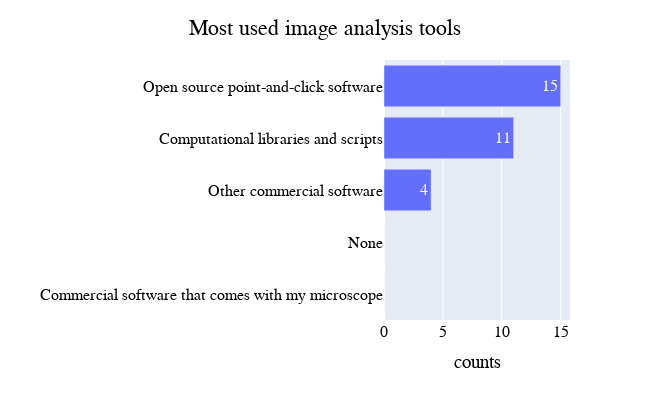

Write notebook code for a chart like this one.
### Markdown cell above
ii) Most used image analysis tools

### Code cell
#creating a subset of the dataframe
# Input - Specifc column in a the dataframe
df = data.iloc[:, 41].dropna(how='all')
df = pd.DataFrame(df)

#using the following instead of the value counts since the legends couldn't be shortened 
df['Commercial software that comes with my microscope'] = df['What image analysis tools do you use the most?.1'].apply(lambda x:True if x == 'Commercial software that comes with my microscope (AutoMET, Gatan DigitalMicrograph. Aztec, etc)' else False)
df['Other commercial software'] = df['What image analysis tools do you use the most?.1'].apply(lambda x: True if x == 'Other commercial software (Avizo, Imaris, Volocity, etc)' else False)
df['Open source point-and-click software'] = df['What image analysis tools do you use the most?.1'].apply(lambda x: True if x == 'Open source point-and-click software (ImageJ, FIJI, Gwyddion, etc)'else False)
df['Computational libraries and scripts'] = df['What image analysis tools do you use the most?.1'].apply(lambda x:True if x == 'Computational libraries and scripts (python (scikit-image), MATLAB, etc)' else False)
df['None'] = df['What image analysis tools do you use the most?.1'].apply(lambda x:True if x == 'None' else False)
df_subset = df.iloc[:, 1:6]
counts_tools_df = pd.DataFrame(df_subset.sum())
counts_tools_df = counts_tools_df.reset_index()
counts_tools_df = counts_tools_df.rename(columns={'index':'tools', 0:'counts'})
counts_tools_df

# Bar chart for the mostly used image analysis tools
counts_tools_bar = px.bar(counts_tools_df, y=counts_tools_df['tools'], x=counts_tools_df['counts'],labels ={'tools':''}, orientation ='h', width=650, height=400, text_auto=True)
counts_tools_bar.update_layout(font=dict(family='Helvetica', color="Black", size=16), legend=dict(title_font_family = 'Helvetica', font=dict(size=16, color="Black")))
counts_tools_bar.update_yaxes(categoryorder='total ascending')
counts_tools_bar.update_layout(title='Most used image analysis tools', title_x=0.5,title_y = 0.95)

### Figure 1 — Plotly figure (JSON) as saved in the notebook; plotly's stock layout.template omitted (floating-point values rounded to 4 significant figures)
{"data": [{"alignmentgroup": "True", "hovertemplate": "counts=%{x}<br>=%{y}<extra></extra>", "legendgroup": "", "marker": {"color": "#636efa", "pattern": {"shape": ""}}, "name": "", "offsetgroup": "", "orientation": "h", "showlegend": false, "textposition": "auto", "texttemplate": "%{x}", "type": "bar", "x": [0, 4, 15, 11, 0], "xaxis": "x", "y": ["Commercial software that comes with my microscope", "Other commercial software", "Open source point-and-click software", "Computational libraries and scripts", "None"], "yaxis": "y"}], "layout": {"barmode": "relative", "font": {"color": "Black", "family": "Helvetica", "size": 16}, "height": 400, "legend": {"font": {"color": "Black", "size": 16}, "title": {"font": {"family": "Helvetica"}}, "tracegroupgap": 0}, "margin": {"t": 60}, "title": {"text": "Most used image analysis tools", "x": 0.5, "y": 0.95}, "width": 650, "xaxis": {"anchor": "y", "domain": [0, 1], "title": {"text": "counts"}}, "yaxis": {"anchor": "x", "categoryorder": "total ascending", "domain": [0, 1], "title": {"text": ""}}}}
